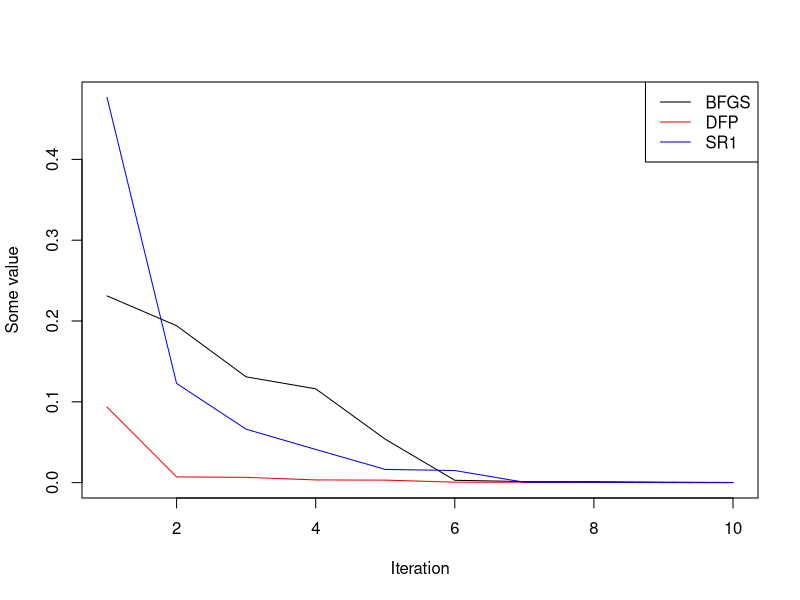

Recreate this plot in R.
## ---- chunk 1
knitr::opts_chunk$set(echo = TRUE)
printf <- function(...) cat(sprintf(...))
printfln <- function(...) cat(sprintf(...), "\n")
library(microbenchmark)
## ---- chunk 2
###########################################
# Rosenbrock Objective Function
###########################################
f = function(x) 100*(x[2] - x[1]^2)^2 + (1 - x[1])^2
f_xy = function(x, y) 100*(y - x^2)^2 + (1 - x)^2
x_min_true = c(1, 1)

# analytic derivatives
g = function(x) c(2*(x[1] - 1) - 400*x[1]*(x[2] - x[1]^2), 200*(x[2] - x[1]^2))
H = function(x) rbind(c(1200*x[1]^2 - 400*x[2] + 2, -400*x[1]), c(-400*x[1], 200))

###########################################
# Convex Elliptical Objective Function
###########################################
f = function(x) 0.5*(100*x[1]^2 + x[2]^2)
f_xy = function(x,y) 0.5*(100*x^2 + y^2)
x_min_true = c(0, 0)

# analytic derivatives
g = function(x) c(0.5*200*x[1], 0.5*2*x[2])
H = function(x) 0.5*rbind(c(200, 0), c(0, 2))

###########################################
# Nonconvex Sines Objective Function
###########################################
'f = function(x) x[1]^2 + .25*x[2]^2 + 4*(x[1] - x[2])^2*sin(x[2])^2
f_xy = function(x, y) x^2 + .25*y^2 + 4*(x - y)^2*sin(y)^2
x_min_true = c(0, 0)

# analytic derivatives
g = function(x) c(2*x[1] + 8*(x[1] - x[2])*sin(x[2])^2, .5*x[2] - 8*(x[1] - x[2])*sin(x[2])^2 + 4*(x[1] - x[2])^2*sin(2*x[2]))
H = function(x)
{
	H11 = 2 + 8*sin(x[2])^2
	H12 = 8*(2*(x[1] - x[2])*cos(x[2]) - sin(x[2]))*sin(x[2])
	H21 = H12
	H22 = 4.5 + 4*(2*(x[1] - x[2])^2 - 1)*cos(2*x[2]) + 16*(x[2] - x[1])*sin(2*x[2])
	rbind(c(H11, H12), c(H21, H22))
}'
## ---- chunk 3
# Backtracking
backtracking_line_search <- function(alpha, c, rho, x_k, p_k, g_k, f) {
	alpha_k <- alpha
	repeat { 
		lhs <- f(x_k + alpha_k * p_k)
		rhs <- f(x_k) + c * alpha_k * g_k %*% p_k
		if (lhs <= rhs) break
		alpha_k <- rho * alpha_k
	}
	return(alpha_k)
}

# Implementation af BFGS
BFGS <- function(f, g, x_k, alpha, c, rho, tol, k_max){
  k <- 0
  n <- length(x_k)
  H_k <- I_n <- diag(n)
  g_k <- tol + 1
  while (norm(g_k, type="2") > tol & k < k_max) {
    g_k <- g(x_k)
    p_k <- -  H_k %*% g_k
    alpha_k <- backtracking_line_search(alpha, c, rho, x_k, p_k, g_k, f)
    x_old <- x_k
    x_k <- x_k + alpha_k * p_k
    s_k <- x_k - x_old
    y_k <- g(x_k) - g_k
    rho_k <- 1 / (t(y_k) %*% s_k)[1]
    H_k <- (I_n - rho_k * (s_k %*% t(y_k))[1]) %*% H_k %*% (I_n - rho_k * (s_k %*% t(y_k))[1]) + rho_k * (s_k %*% t(s_k))[1]
    k <- k + 1
  }
printfln("k = %d \t x_k = (%6.3f , %6.3f) \t f_k = %.2f \t g_k = (%8.3f , %8.3f) \t alpha_k = %.5f", k, x_k[1] , x_k[2], f(x_k), g_k[1] , g_k[2], alpha_k)
  return(x_k)
}


# Implementation af BFGS opdatering
BFGS_620 <- function(f, g, x_k, alpha, c, rho, tol, k_max){
  n <- length(x_k)
  H_k <- I_n <- diag(n)
  g_k <- g(x_k)
    p_k <- -  H_k %*% g_k
    alpha_k <- backtracking_line_search(alpha, c, rho, x_k, p_k, g_k, f)
    x_old <- x_k
    x_k <- x_k + alpha_k * p_k
    s_k <- x_k - x_old
    y_k <- g(x_k) - g_k
    H_k <- ((t(y_k) %*% s_k)[1]) / ((t(y_k) %*% y_k)[1]) * I_n
    k <- 1
  while (norm(g_k, type="2") > tol & k < k_max) {
    g_k <- g(x_k)
    p_k <- -  H_k %*% g_k
    alpha_k <- backtracking_line_search(alpha, c, rho, x_k, p_k, g_k, f)
    x_old <- x_k
    x_k <- x_k + alpha_k * p_k
    s_k <- x_k - x_old
    y_k <- g(x_k) - g_k
    rho_k <- 1 / (t(y_k) %*% s_k)[1]
    H_k <- (I_n - rho_k * (s_k %*% t(y_k))[1]) %*% H_k %*% (I_n - rho_k * (s_k %*% t(y_k))[1]) + rho_k * (s_k %*% t(s_k))[1]
    k <- k + 1
  }
printfln("k = %d \t x_k = (%6.3f , %6.3f) \t f_k = %.2f \t g_k = (%8.3f , %8.3f) \t alpha_k = %.5f", k, x_k[1] , x_k[2], f(x_k), g_k[1] , g_k[2], alpha_k)
  return(x_k)
}


# Implementation af DFP
DFP <- function(f, g, x_k, alpha, c, rho, tol, k_max){
  k <- 0
  n <- length(x_k)
  H_k <- I_n <- diag(n)
  g_k <- tol + 1
  while (norm(g_k, type="2") > tol & k < k_max) {
    g_k <- g(x_k)
    p_k <- -  H_k %*% g_k
    alpha_k <- backtracking_line_search(alpha, c, rho, x_k, p_k, g_k, f)
    x_old <- x_k
    x_k <- x_k + alpha_k * p_k
    s_k <- x_k - x_old
    y_k <- g(x_k) - g_k
    H_k <- H_k - (H_k %*% y_k %*% t(y_k) %*% H_k) / (t(y_k) %*% H_k %*% y_k)[1] + (s_k %*% t(s_k)) / (t(y_k) %*% s_k)[1]
    k <- k + 1
  }
printfln("k = %d \t x_k = (%6.3f , %6.3f) \t f_k = %.2f \t g_k = (%8.3f , %8.3f) \t alpha_k = %.5f", k, x_k[1] , x_k[2], f(x_k), g_k[1] , g_k[2], alpha_k)
  return(x_k)
}

## ---- chunk 4
x_k <- c(5,1)
alpha <- 1
c <- 1e-4
tol <- 1e-3
rho <- 0.5
k_max <- 10000


DFP(f, g, x_k, alpha, c, rho, tol, k_max)
BFGS(f, g, x_k, alpha, c, rho, tol, k_max)
BFGS_620(f, g, x_k, alpha, c, rho, tol, k_max)
optim(x_k, f, g, method = "BFGS")
## ---- chunk 5
res_bfgs <- cumprod(runif(10))
res_dfp <- cumprod(runif(10))
res_sr1 <- cumprod(runif(10))

nms <- c("BFGS", "DFP", "SR1")
clrs <- c("black", "red", "blue")
x_plot <- list(res_bfgs, res_dfp, res_sr1)

x_lim <- c(1, max(sapply(x_plot, length)))
y_lim <- range(sapply(x_plot, range))

plot(seq_along(x_plot[[1]]), x_plot[[1]], 
     type = "l", col = clrs[1], 
     xlim = x_lim, ylim = y_lim,
     xlab = "Iteration",
     ylab = "Some value")
for (i in 2L:length(x_plot)) {
  lines(seq_along(x_plot[[i]]), x_plot[[i]], col = clrs[i])
}
legend("topright", legend = nms, col = clrs, lty = 1)
## ---- chunk 6
